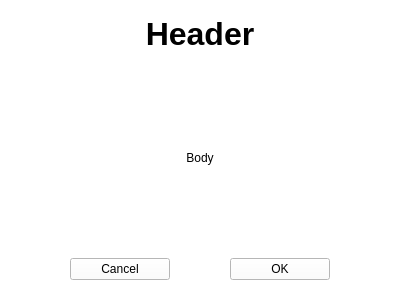
<?xml version="1.0" encoding="UTF-8"?>
<ui version="4.0">
 <class>PopupWidget</class>
 <widget class="QWidget" name="PopupWidget">
  <property name="geometry">
   <rect>
    <x>0</x>
    <y>0</y>
    <width>400</width>
    <height>300</height>
   </rect>
  </property>
  <property name="sizePolicy">
   <sizepolicy hsizetype="Preferred" vsizetype="Preferred">
    <horstretch>0</horstretch>
    <verstretch>0</verstretch>
   </sizepolicy>
  </property>
  <property name="minimumSize">
   <size>
    <width>400</width>
    <height>300</height>
   </size>
  </property>
  <property name="maximumSize">
   <size>
    <width>400</width>
    <height>300</height>
   </size>
  </property>
  <property name="windowTitle">
   <string>Form</string>
  </property>
  <property name="styleSheet">
   <string notr="true">background-color: rgb(255, 255, 255);</string>
  </property>
  <widget class="QWidget" name="verticalLayoutWidget">
   <property name="geometry">
    <rect>
     <x>0</x>
     <y>0</y>
     <width>400</width>
     <height>310</height>
    </rect>
   </property>
   <layout class="QVBoxLayout" name="verticalLayout">
    <property name="spacing">
     <number>0</number>
    </property>
    <property name="leftMargin">
     <number>10</number>
    </property>
    <property name="topMargin">
     <number>10</number>
    </property>
    <property name="rightMargin">
     <number>10</number>
    </property>
    <property name="bottomMargin">
     <number>10</number>
    </property>
    <item>
     <widget class="QLabel" name="headerLabel">
      <property name="font">
       <font>
        <pointsize>24</pointsize>
        <weight>75</weight>
        <bold>true</bold>
       </font>
      </property>
      <property name="text">
       <string>Header</string>
      </property>
      <property name="alignment">
       <set>Qt::AlignCenter</set>
      </property>
      <property name="wordWrap">
       <bool>false</bool>
      </property>
     </widget>
    </item>
    <item>
     <widget class="QLabel" name="messageLabel">
      <property name="sizePolicy">
       <sizepolicy hsizetype="Preferred" vsizetype="Maximum">
        <horstretch>0</horstretch>
        <verstretch>0</verstretch>
       </sizepolicy>
      </property>
      <property name="minimumSize">
       <size>
        <width>0</width>
        <height>200</height>
       </size>
      </property>
      <property name="text">
       <string>Body</string>
      </property>
      <property name="alignment">
       <set>Qt::AlignCenter</set>
      </property>
      <property name="wordWrap">
       <bool>true</bool>
      </property>
     </widget>
    </item>
    <item>
     <layout class="QHBoxLayout" name="horizontalLayout">
      <property name="bottomMargin">
       <number>20</number>
      </property>
      <item>
       <widget class="QPushButton" name="cancelButton">
        <property name="maximumSize">
         <size>
          <width>100</width>
          <height>16777215</height>
         </size>
        </property>
        <property name="text">
         <string>Cancel</string>
        </property>
       </widget>
      </item>
      <item>
       <widget class="QPushButton" name="okButton">
        <property name="maximumSize">
         <size>
          <width>100</width>
          <height>16777215</height>
         </size>
        </property>
        <property name="text">
         <string>OK</string>
        </property>
       </widget>
      </item>
     </layout>
    </item>
   </layout>
  </widget>
 </widget>
 <resources/>
 <connections/>
</ui>
